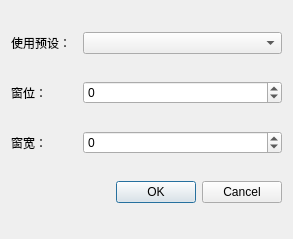
<?xml version="1.0" encoding="UTF-8"?>
<ui version="4.0">
 <class>WindowDialog</class>
 <widget class="QDialog" name="WindowDialog">
  <property name="geometry">
   <rect>
    <x>0</x>
    <y>0</y>
    <width>293</width>
    <height>239</height>
   </rect>
  </property>
  <property name="windowTitle">
   <string>设置窗位与窗宽</string>
  </property>
  <layout class="QGridLayout" name="gridLayout">
   <item row="2" column="1" colspan="3">
    <widget class="QSpinBox" name="widthEdit">
     <property name="minimum">
      <number>-2000</number>
     </property>
     <property name="maximum">
      <number>2000</number>
     </property>
    </widget>
   </item>
   <item row="1" column="1" colspan="3">
    <widget class="QSpinBox" name="levelEdit">
     <property name="minimum">
      <number>-2000</number>
     </property>
     <property name="maximum">
      <number>2000</number>
     </property>
    </widget>
   </item>
   <item row="3" column="0" colspan="4">
    <widget class="QDialogButtonBox" name="buttonBox">
     <property name="orientation">
      <enum>Qt::Horizontal</enum>
     </property>
     <property name="standardButtons">
      <set>QDialogButtonBox::Cancel|QDialogButtonBox::Ok</set>
     </property>
    </widget>
   </item>
   <item row="0" column="1" colspan="3">
    <widget class="QComboBox" name="presetComboBox"/>
   </item>
   <item row="0" column="0">
    <widget class="QLabel" name="label_1">
     <property name="text">
      <string>使用预设：</string>
     </property>
    </widget>
   </item>
   <item row="2" column="0">
    <widget class="QLabel" name="label_3">
     <property name="text">
      <string>窗宽：</string>
     </property>
     <property name="buddy">
      <cstring>widthEdit</cstring>
     </property>
    </widget>
   </item>
   <item row="1" column="0">
    <widget class="QLabel" name="label_2">
     <property name="text">
      <string>窗位：</string>
     </property>
     <property name="buddy">
      <cstring>levelEdit</cstring>
     </property>
    </widget>
   </item>
  </layout>
 </widget>
 <resources/>
 <connections>
  <connection>
   <sender>buttonBox</sender>
   <signal>accepted()</signal>
   <receiver>WindowDialog</receiver>
   <slot>accept()</slot>
   <hints>
    <hint type="sourcelabel">
     <x>248</x>
     <y>254</y>
    </hint>
    <hint type="destinationlabel">
     <x>157</x>
     <y>274</y>
    </hint>
   </hints>
  </connection>
  <connection>
   <sender>buttonBox</sender>
   <signal>rejected()</signal>
   <receiver>WindowDialog</receiver>
   <slot>reject()</slot>
   <hints>
    <hint type="sourcelabel">
     <x>316</x>
     <y>260</y>
    </hint>
    <hint type="destinationlabel">
     <x>286</x>
     <y>274</y>
    </hint>
   </hints>
  </connection>
  <connection>
   <sender>presetComboBox</sender>
   <signal>currentIndexChanged(int)</signal>
   <receiver>WindowDialog</receiver>
   <slot>selectionChanged</slot>
   <hints>
    <hint type="sourcelabel">
     <x>191</x>
     <y>35</y>
    </hint>
    <hint type="destinationlabel">
     <x>146</x>
     <y>119</y>
    </hint>
   </hints>
  </connection>
 </connections>
</ui>
